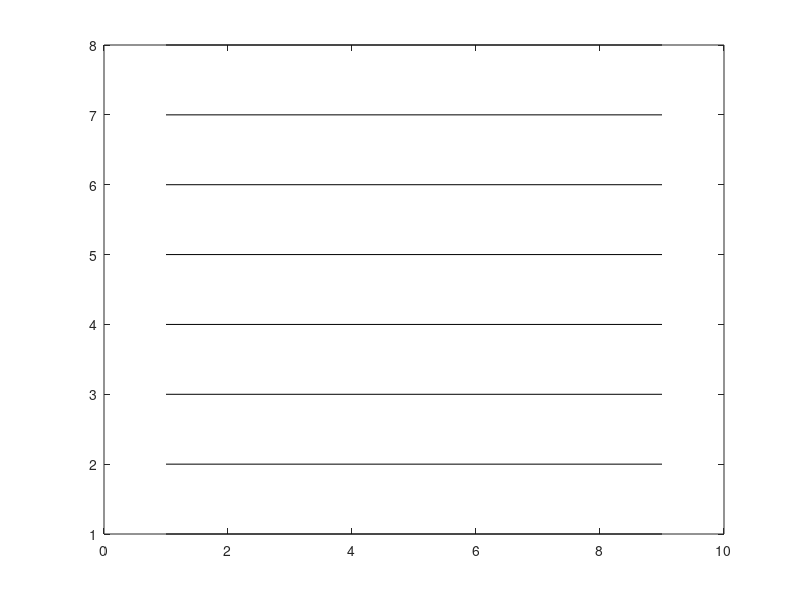

Reproduce this figure in MATLAB. (Note: this script raises an error after producing the figure.)
clear variables
close all
clc


methods={'hdmr'         ,'HDMR'           ,[0      0      1     ],...
         'chi2'         ,'Chi2'           ,[1      0      0     ],... 
         'svmrfe'       ,'SVM-RFE'        ,[0      1      0     ],...
         'relieff'      ,'ReliefF'        ,[0      0      0.1724],...
         'infogain'     ,'IG'             ,[1      0.1034 0.7241],...
         'fisher'       ,'Fisher'         ,[1      0.8276 0     ],...
         'mrmr'         ,'mRMR'           ,[0      0.3448 0     ],...
         'jmi'          ,'JMI'            ,[0.5172 0.5172 1     ]};
     
dats={'INDIANPINES','BOTSWANA','SUNDIKEN'};
classifiers={'svm','bayes','tree'};
markers={'o','diamond','square'};
classcol=[66 21 117;207 208 229;236 146 50]/255;

figure('Position',[0 0 700 800]);
for j=1:length(methods)/3
    plot([1 9],[j j],'k');
    hold on;
end

for m=1:length(classifiers);
    for i=1:length(dats)
        accdata = [];
        for j=1:length(methods)/3
            method=methods{1+(j-1)*3};
            metnam=methods{2+(j-1)*3};
            metcol=methods{3+(j-1)*3};
            classifier=classifiers{m};
            data=dats{i};
            resfile=sprintf('../results/%s_accuracy_%s_%s.mat',data,method,classifier);
            load(resfile)
            accdata=[accdata; mean(accuracies)];
        end
        [n_methods,n_features_fold]=size(accdata);
        maxacc=max(accdata(:));
        for j=1:length(methods)/3
                        method=methods{1+(j-1)*3};
            metnam=methods{2+(j-1)*3};
            metcol=methods{3+(j-1)*3};
             psize = sum(abs(accdata(j,:)-repmat(maxacc,1,n_features_fold)));
             fprintf('%25s %20s %20s %8.5f\n',method,classifier,data,psize);
            plot((m-1)*length(classifiers)+i,j,...
                'Marker',markers{m},'MarkerSize',15*sqrt(psize),...
                'MarkerFaceColor',classcol(m,:),...
                'MarkerEdgeColor','k');
            hold on
        end
    end
end


set(gcf,'color','w');
set(gca,'XTick',1:9);
set(gca,'XTickLabel',{'I','B','S','I','B','S','I','B','S'},'FontSize',18);
set(gca,'YTick',1:length(methods)/3);
set(gca,'YTickLabel',methods(2:3:end),'FontSize',18);
xlim([0 10]);
ylim([0 9]);
export_fig('../figures/accuracyAllinOne.pdf')
